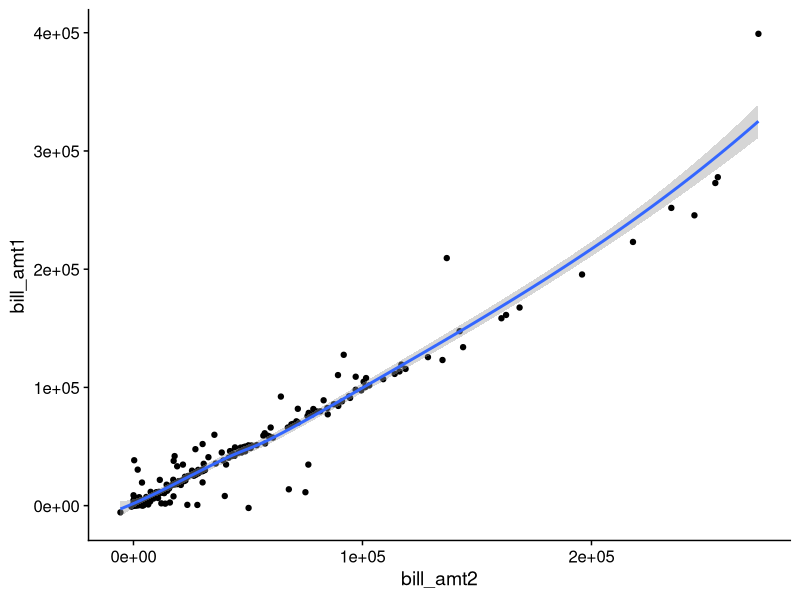
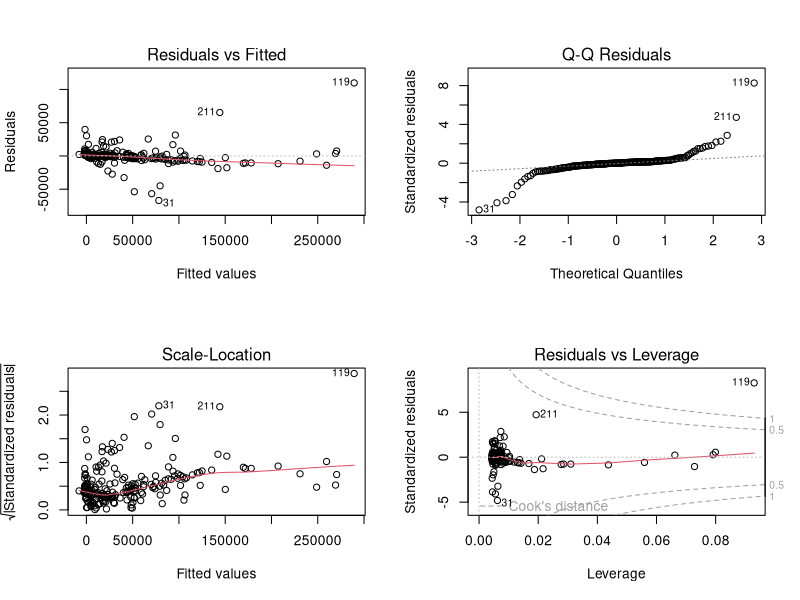
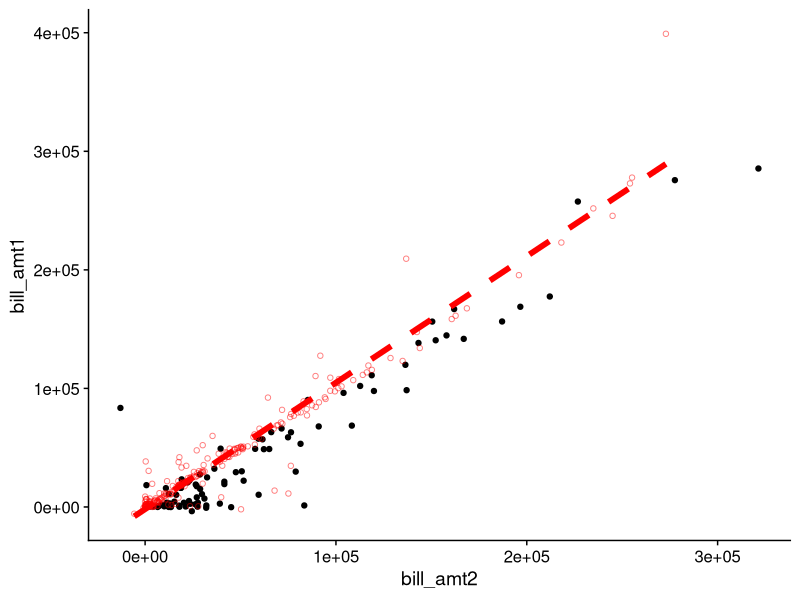

Write the R code that produced these figures, in order.
## ---- chunk 1

## << ------------------------------------------- >> ##
## Usually, it is good pratice to keep your all the set up for R to one 
## chunk at the top. Things like setting gobal parameters, loading packages, etc.

knitr::opts_chunk$set(echo = TRUE)

# what packages are we using
library(knitr)
library(tidyverse)
library(broom)
library(cowplot)

theme_set(theme_cowplot())

### readin the data

credit_hyo_df <- read_csv(file = './data/credit_hyp.csv')

# clean the data: 
credit_hyo_df <- credit_hyo_df %>% mutate(default = factor(default, levels = c(0, 1), labels = c('not-default', 'default')))

credit_slr_df <- read_csv(file = './data/credit_slr_train.csv')
credit_slr_test_df <- read_csv(file = './data/credit_slr_test.csv')
credit_slr_test_f_df <- read_csv(file = './data/credit_slr_test_full.csv')

## ---- chunk 2
# Peek at the data
glimpse(credit_slr_df)
## ---- chunk 3
# create the t_test_results varaible
t_test_results <- t.test(credit_hyo_df$total_bill_amt ~ credit_hyo_df$default)
p_val <- t_test_results$p.value
ci_l <- t_test_results$conf.int[1]
ci_u <- t_test_results$conf.int[2]
## ---- chunk 4
# create the t_test_results varaible
t_paired_results <- t.test(credit_hyo_df$bill_amt1, credit_hyo_df$bill_amt2, paired = TRUE)
p_val_paired <- t_paired_results$p.value
ci_l_paired <- t_paired_results$conf.int[1]
ci_u_paired <- t_paired_results$conf.int[2]
## ---- chunk 5
ggplot(credit_slr_df, aes(x = bill_amt2, y = bill_amt1)) +
  geom_point() +
  geom_smooth() # add a trend line

# fit the linear model to the data
credit_lm <- lm(formula = bill_amt1 ~ bill_amt2, data = credit_slr_df)
coef <- coefficients(credit_lm)
conf_int <- confint(credit_lm)
R2 <- summary(credit_lm)$r.squared
## ---- chunk 6
par(mfrow = c(2,2))
plot(credit_lm)
par(mfrow = c(1,1))
## ---- chunk 7
credit_slr_test_f_df$pred_bill_amt1 <- predict(credit_lm, newdata = credit_slr_test_df)

# we can also visually inspect the old fit on the new data
ggplot(credit_slr_test_f_df, aes(x = bill_amt2, y = bill_amt1)) +
  geom_point() +
  geom_point(data = credit_slr_df, 
             aes(x = bill_amt2, bill_amt1), color = 'red', alpha = 0.5, shape = 1) + 
  geom_line(data = augment(credit_lm), aes(y = .fitted),
            size = 2, color = 'red', linetype = 2)
